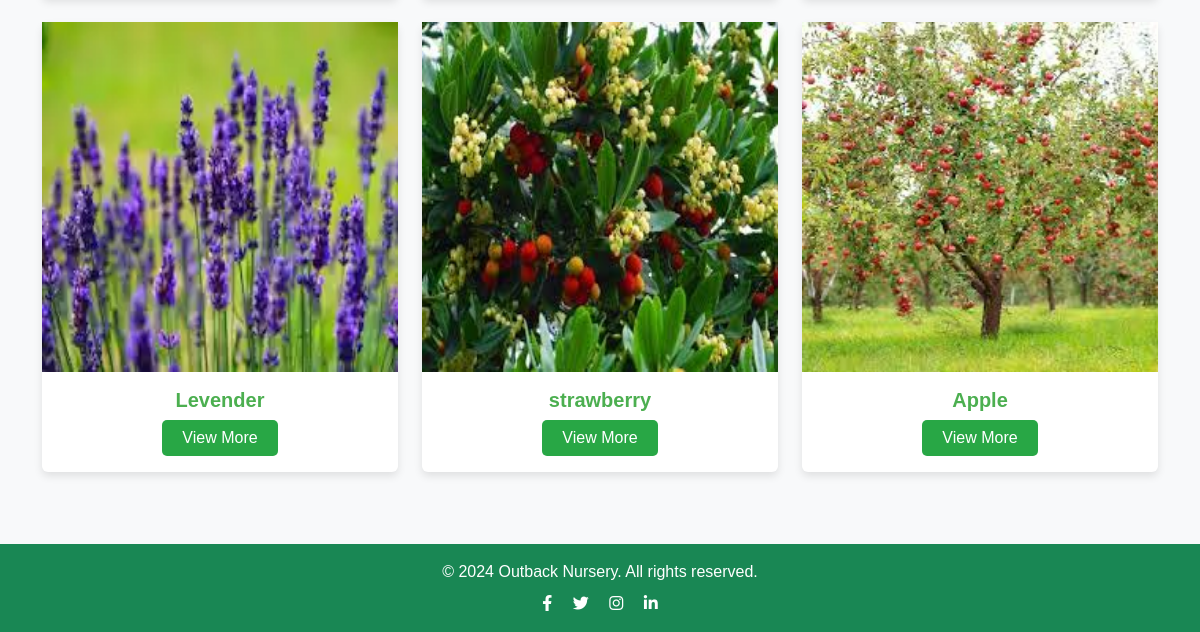
Before: /product.php (lower part) with the older database file.
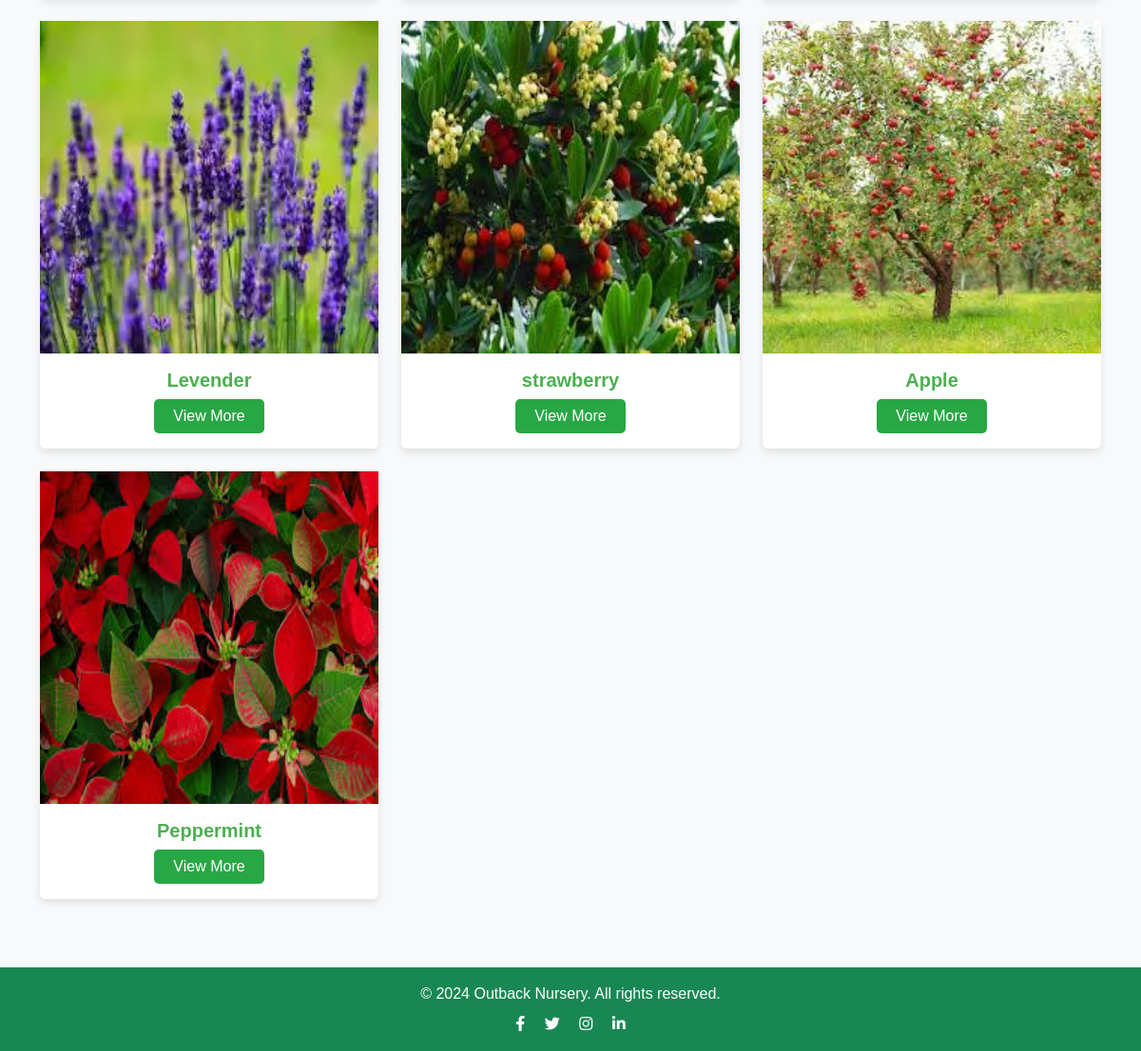
After: the same page with the newer database file.
### tables this page shows
CREATE TABLE `plant` (
  `id` int(11) NOT NULL,
  `name` varchar(255) NOT NULL,
  `description` text DEFAULT NULL,
  `price` float NOT NULL,
  `Category_id` int(11) NOT NULL,
  `image` varchar(255) DEFAULT NULL
);

### product.php (the view, shortened to what this page needs)
<?php
require 'db.php';
$query = "SELECT * FROM plant";
$result = mysqli_query($conn, $query);
$noResults = mysqli_num_rows($result) === 0;
?>
<!DOCTYPE html>
<html lang="en">
<head>
    <link href="https://cdn.jsdelivr.net/npm/bootstrap@5.3.0/dist/css/bootstrap.min.css" rel="stylesheet">
    <link rel="stylesheet" href="https://cdnjs.cloudflare.com/ajax/libs/font-awesome/6.0.0-beta3/css/all.min.css">
    <link rel="stylesheet" href="style.css">
</head>
<body>
<section class="product-grid py-5 products mt-5 pt-5 py-5">
    <div class="container">
        <div class="row">
            <?php
            if (!$noResults) {
                while ($plant = mysqli_fetch_assoc($result)) {
                    $plantId = $plant['id'];
                    ?>
                    <div class="col-md-4 mb-4 plant-card" id="plant-<?php echo $plantId; ?>">
                        <div class="card text-center">
                            <img src="<?php echo $plant['image']; ?>" alt="Plant Image" class="product-image">
                            <div class="card-body">
                                <h3 class="card-title"><?php echo $plant['name']; ?></h3>
                                <button class="btn btn-primary add-to-cart">
                                    <a href="product_detail.php?product_id=<?php echo $plantId; ?>">View More</a>
                                </button>
                            </div>
                        </div>
                    </div>
                    <?php
                }
            }
            ?>
        </div>
    </div>
</section>
<footer class="text-white bg-success py-3">
        <div class="container text-center">
            <p class="mb-2">&copy; 2024 Outback Nursery. All rights reserved.</p>
            <div>
                <a href="#" class="text-white me-3"><i class="fab fa-facebook-f"></i></a>
                <a href="#" class="text-white me-3"><i class="fab fa-twitter"></i></a>
                <a href="#" class="text-white me-3"><i class="fab fa-instagram"></i></a>
                <a href="#" class="text-white"><i class="fab fa-linkedin-in"></i></a>
            </div>
        </div>
    </footer>
</body>
</html>

Changed rows visible on the page:
added plant: image (picture), name "Peppermint"
